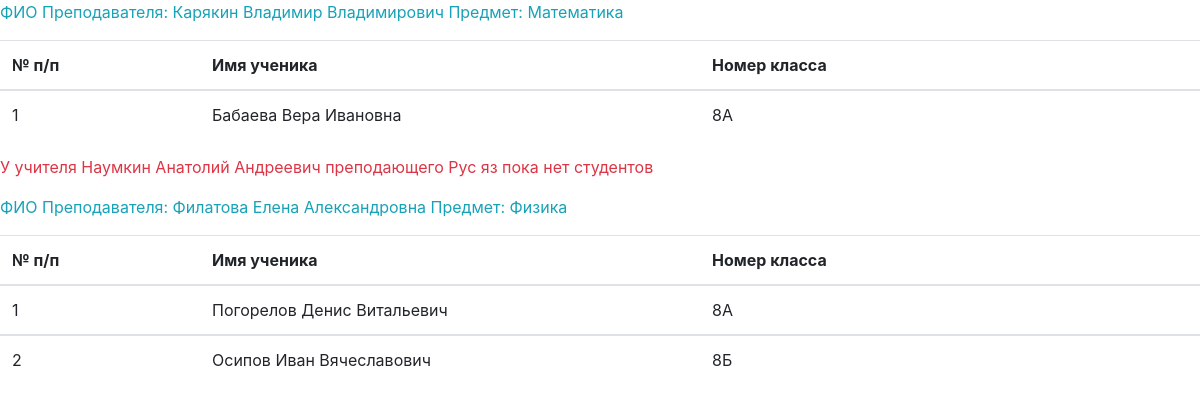
The page / on the database its author committed.
### school/models.py (models this page shows, shortened)
class Teacher(models.Model):
    name = models.CharField(max_length=30, verbose_name='Имя')
    subject = models.CharField(max_length=10, verbose_name='Предмет')
    teacher_number = models.IntegerField(default=1, verbose_name='Номер учителя')
    class Meta:
        verbose_name = 'Учитель'
        verbose_name_plural = 'Учителя'

class Student(models.Model):
    name = models.CharField(max_length=30, verbose_name='Имя')
    teacher = models.ManyToManyField(Teacher, related_name='student', through='Student_teacher', verbose_name='Учитель')
    group = models.CharField(max_length=10, verbose_name='Класс')
    student_number = models.IntegerField(default=1, verbose_name='Номер студента')
    class Meta:
        verbose_name = 'Ученик'
        verbose_name_plural = 'Ученики'

### school/views.py (the view)
# urls.py: path('', school_list, name='school')
def school_list(request):
    teachers = Teacher.objects.all()
    values = {
        'teachers': teachers,
        'title': 'Список учеников и учителей'
    }
    return render(request, 'school/index.html', values)

### school/templates/school/index.html
{% extends 'school/base.html' %}
{% block body %}
{% for teacher in teachers %}
{% if teacher.student.all|length > 0 %}
<p class="text-info">ФИО Преподавателя: {{teacher.name}} Предмет: {{teacher.subject}}</p>
<table class="table table-hover">
    <thead>
    <tr>
        <th class="col-2">№ п/п</th>
        <th class="col-5">Имя ученика</th>
        <th class="col-5">Номер класса</th>
    </tr>
    </thead>
    {%  for student in teacher.student.all %}
    <tbody>
        <tr>
            <td class="col-2"> {{ forloop.counter }}</td>
            <td class="col-5">{{ student.name }}</td>
            <td class="col-5">{{ student.group }}</td>
        </tr>
    </tbody>
    {% endfor%}
</table>
{% else %}
<p class="text-danger">У учителя {{teacher.name}} преподающего {{teacher.subject}} пока нет студентов</p>
{% endif%}
{% endfor %}
{% endblock body %}

### school/templates/school/base.html (shortened to what this page needs)
<!DOCTYPE html>
<html lang="en">
<head>
    <link rel="stylesheet" href="https://maxcdn.bootstrapcdn.com/bootstrap/4.0.0/css/bootstrap.min.css">
</head>
<body>
{% block body %}
{% endblock body %}
</body>
</html>

### rows shown on the page
Teacher: name "Карякин Владимир Владимирович", subject "Математика"
Student: name "Бабаева Вера Ивановна", group "8А"
Teacher: name "Наумкин Анатолий Андреевич", subject "Рус яз"
Teacher: name "Филатова Елена Александровна", subject "Физика"
Student: name "Погорелов Денис Витальевич", group "8А"
Student: name "Осипов Иван Вячеславович", group "8Б"
